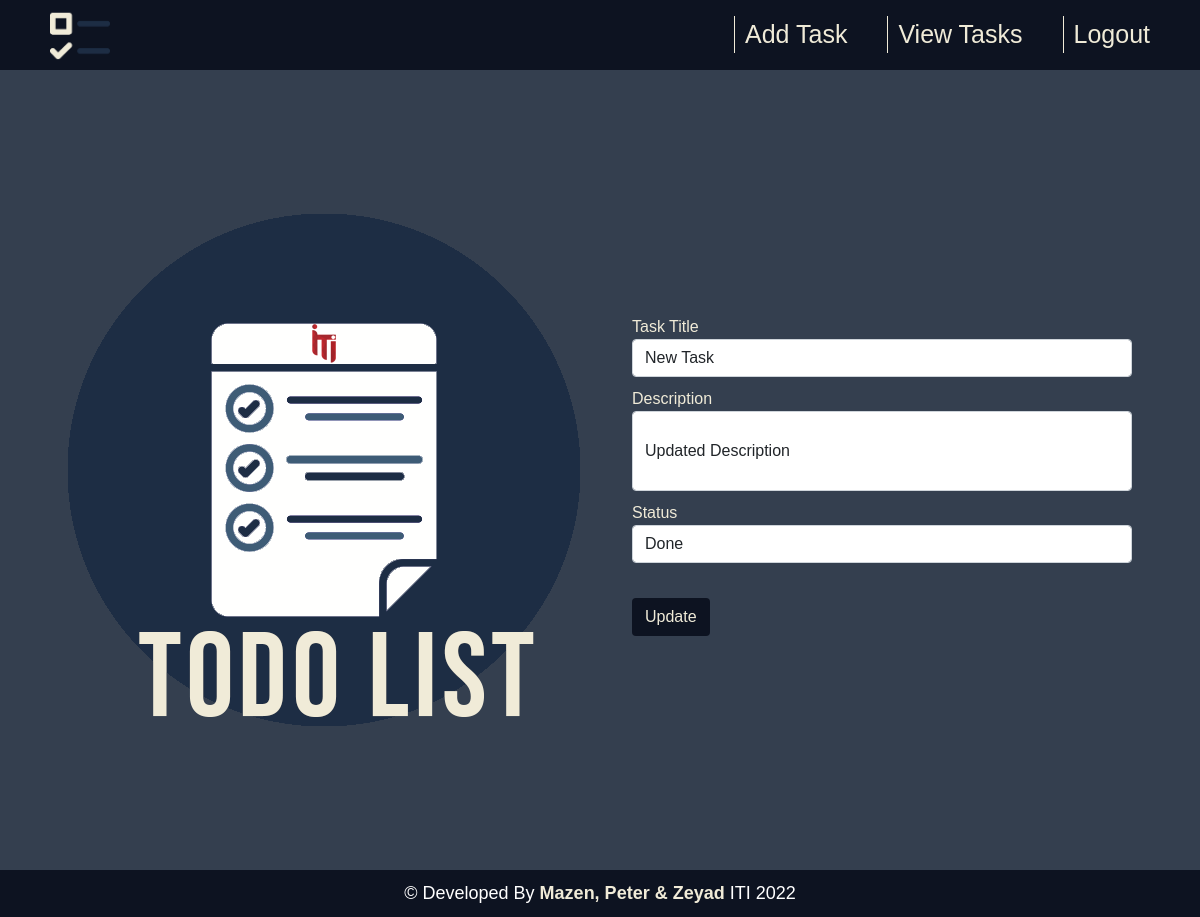
Page /updateTask/3 on the earlier database version.
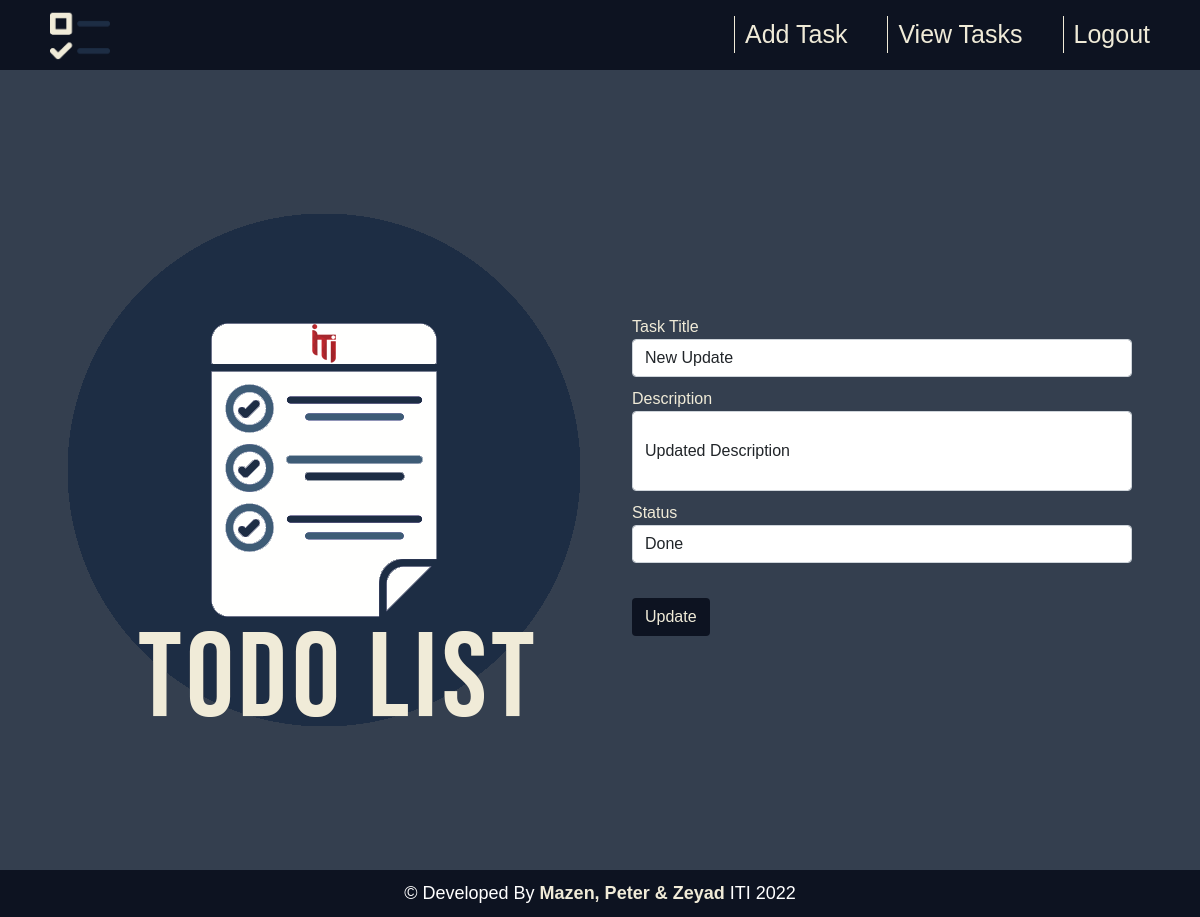
Same page on the later database version.
### tables this page shows
CREATE TABLE "Task" (
                            Task_id INTEGER PRIMARY KEY AUTOINCREMENT,
                            Title   TEXT UNIQUE NOT NULL,
                            Describtion TEXT UNIQUE NOT NULL,
                            Status TEXT NOT NULL,
                            User_id INTEGER);

### app.py (the view)
@app.route("/updateTask/<int:id>", methods=['GET', 'POST'])
def updateTask(id=None):
    if request.method == "POST":
        taskTitle = request.form['title']
        description = request.form['description']
        status = request.form['status']
        update_task(taskTitle,description,status,id)
        return redirect(url_for('viewTasks'))
    task = retreive_task(id)
    return render_template('updateTask.html',task=task)

### app.py (called while the page is built)
@app.before_request
def before_request():
    g.user = None
    if 'user_id' in session:
        all_users = retreive_users()
        user = [x for x in all_users if x['User_id'] == session['user_id']][0]
        g.user = user

### db.py (called while the page is built)
def get_db():
    db = sqlite3.connect('TodoDB.sqlite',
                         detect_types=sqlite3.PARSE_DECLTYPES
                         )
    db.row_factory = sqlite3.Row
    return db

def retreive_task(id):
    connection = get_db().cursor()
    connection.execute(
        f"select * from Task WHERE task_id={id}")
    data = connection.fetchone()
    close_db(connection)
    return data

### templates/updateTask.html (shortened to what this page needs)
{% extends 'home-base.html' %}
{% block style %}
<link rel="stylesheet" href="../static/css/shared.css">
<link rel="stylesheet" href="../static/css/update-task.css">
{% endblock %}
{% block content %}
<div class="container">
    <div class="content">
        <img src="../static/images/logo-img.png" class="logo" alt="">
        <form method="POST">
            <div class="form-group">
                <label for="exampleInputEmail1">Task Title</label>
                <input name="title" value="{{task.Title}}" type="text" class="form-control" id="exampleInputEmail1"
                    aria-describedby="emailHelp" required="required">
            </div>
            <div class="form-group">
                <label for="exampleInputEmail1">Description</label>
                <input name="description" value="{{task.Describtion}}" type="text" class="form-control" id="exampleInputEmail1"
                    aria-describedby="emailHelp" style="height:10vh ;" required="required">
            </div>
            <div class="form-group">
                <label for="exampleInputEmail1">Status</label>
                <input name="status" value="{{task.status}}" type="text" class="form-control" id="exampleInputEmail1"
                    aria-describedby="emailHelp" required="required">
            </div>
            <button type="submit" class="btn">Update</button>
        </form>
    </div>
</div>
{% endblock %}

Differences in the rows shown:
changed Task "Updated Description": title "New Task" → "New Update"
